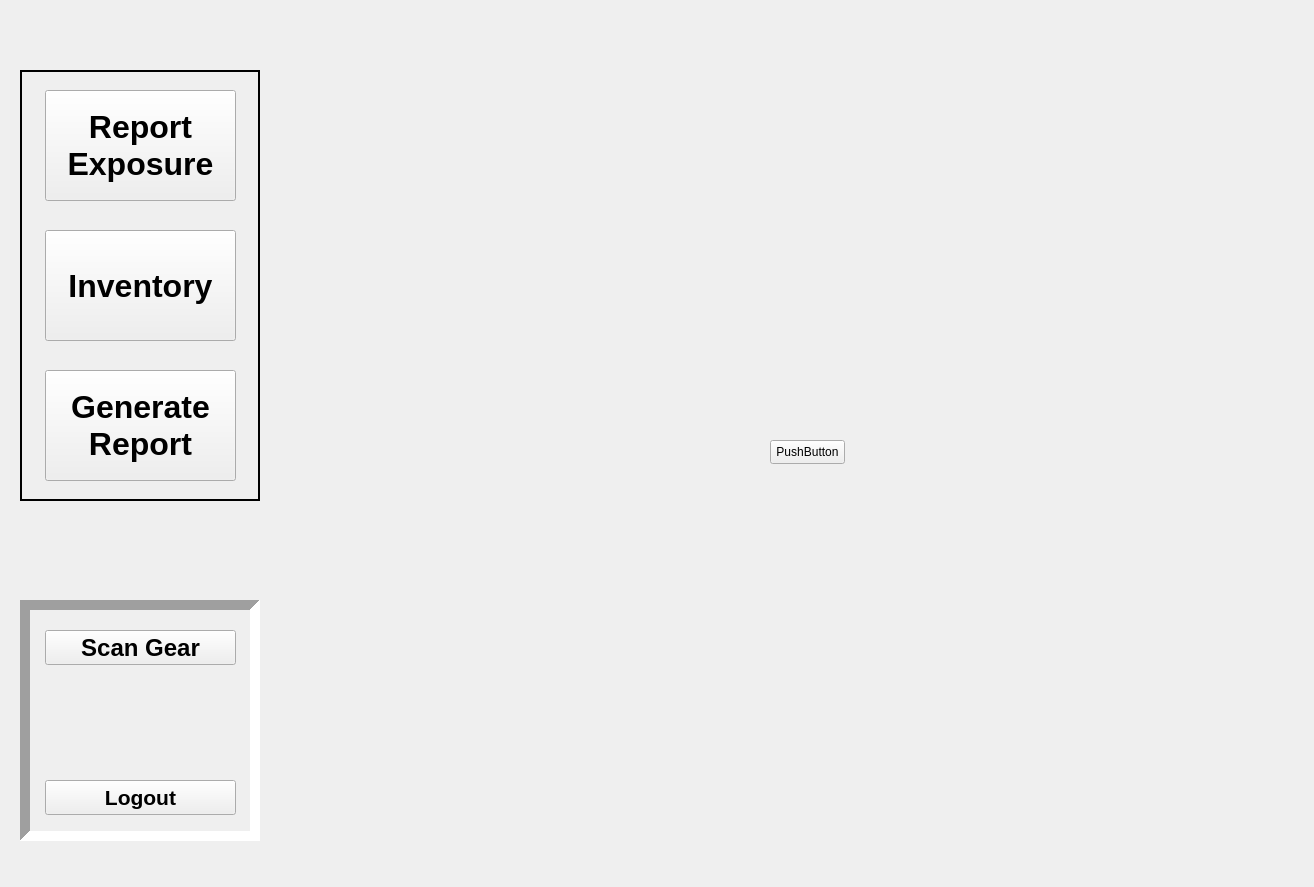
<?xml version="1.0" encoding="UTF-8"?>
<ui version="4.0">
 <class>RepoExpo</class>
 <widget class="QWidget" name="RepoExpo">
  <property name="geometry">
   <rect>
    <x>0</x>
    <y>0</y>
    <width>1314</width>
    <height>887</height>
   </rect>
  </property>
  <property name="windowTitle">
   <string>Report Exposure</string>
  </property>
  <property name="autoFillBackground">
   <bool>false</bool>
  </property>
  <widget class="QFrame" name="ButtonFrame">
   <property name="geometry">
    <rect>
     <x>20</x>
     <y>70</y>
     <width>240</width>
     <height>431</height>
    </rect>
   </property>
   <property name="frameShape">
    <enum>QFrame::WinPanel</enum>
   </property>
   <property name="frameShadow">
    <enum>QFrame::Plain</enum>
   </property>
   <widget class="QPushButton" name="inventory_button">
    <property name="geometry">
     <rect>
      <x>25</x>
      <y>160</y>
      <width>191</width>
      <height>111</height>
     </rect>
    </property>
    <property name="font">
     <font>
      <pointsize>24</pointsize>
      <bold>true</bold>
     </font>
    </property>
    <property name="text">
     <string>Inventory</string>
    </property>
   </widget>
   <widget class="QPushButton" name="report_button">
    <property name="geometry">
     <rect>
      <x>25</x>
      <y>20</y>
      <width>191</width>
      <height>111</height>
     </rect>
    </property>
    <property name="font">
     <font>
      <pointsize>24</pointsize>
      <bold>true</bold>
     </font>
    </property>
    <property name="text">
     <string>Report
Exposure</string>
    </property>
   </widget>
   <widget class="QPushButton" name="genrep_button">
    <property name="geometry">
     <rect>
      <x>25</x>
      <y>300</y>
      <width>191</width>
      <height>111</height>
     </rect>
    </property>
    <property name="font">
     <font>
      <pointsize>24</pointsize>
      <bold>true</bold>
     </font>
    </property>
    <property name="text">
     <string>Generate 
Report</string>
    </property>
   </widget>
  </widget>
  <widget class="QFrame" name="frame">
   <property name="geometry">
    <rect>
     <x>20</x>
     <y>600</y>
     <width>240</width>
     <height>241</height>
    </rect>
   </property>
   <property name="frameShape">
    <enum>QFrame::Panel</enum>
   </property>
   <property name="frameShadow">
    <enum>QFrame::Sunken</enum>
   </property>
   <property name="lineWidth">
    <number>10</number>
   </property>
   <widget class="QPushButton" name="Logout_Button">
    <property name="geometry">
     <rect>
      <x>25</x>
      <y>180</y>
      <width>191</width>
      <height>35</height>
     </rect>
    </property>
    <property name="font">
     <font>
      <pointsize>16</pointsize>
      <bold>true</bold>
     </font>
    </property>
    <property name="text">
     <string>Logout</string>
    </property>
    <property name="autoDefault">
     <bool>false</bool>
    </property>
    <property name="flat">
     <bool>false</bool>
    </property>
   </widget>
   <widget class="QPushButton" name="scan_button">
    <property name="geometry">
     <rect>
      <x>25</x>
      <y>30</y>
      <width>191</width>
      <height>35</height>
     </rect>
    </property>
    <property name="font">
     <font>
      <pointsize>18</pointsize>
      <bold>true</bold>
     </font>
    </property>
    <property name="text">
     <string>Scan Gear</string>
    </property>
    <property name="autoDefault">
     <bool>false</bool>
    </property>
    <property name="flat">
     <bool>false</bool>
    </property>
   </widget>
  </widget>
  <widget class="QPushButton" name="pushButton">
   <property name="geometry">
    <rect>
     <x>770</x>
     <y>440</y>
     <width>75</width>
     <height>24</height>
    </rect>
   </property>
   <property name="text">
    <string>PushButton</string>
   </property>
  </widget>
 </widget>
 <resources/>
 <connections/>
</ui>
